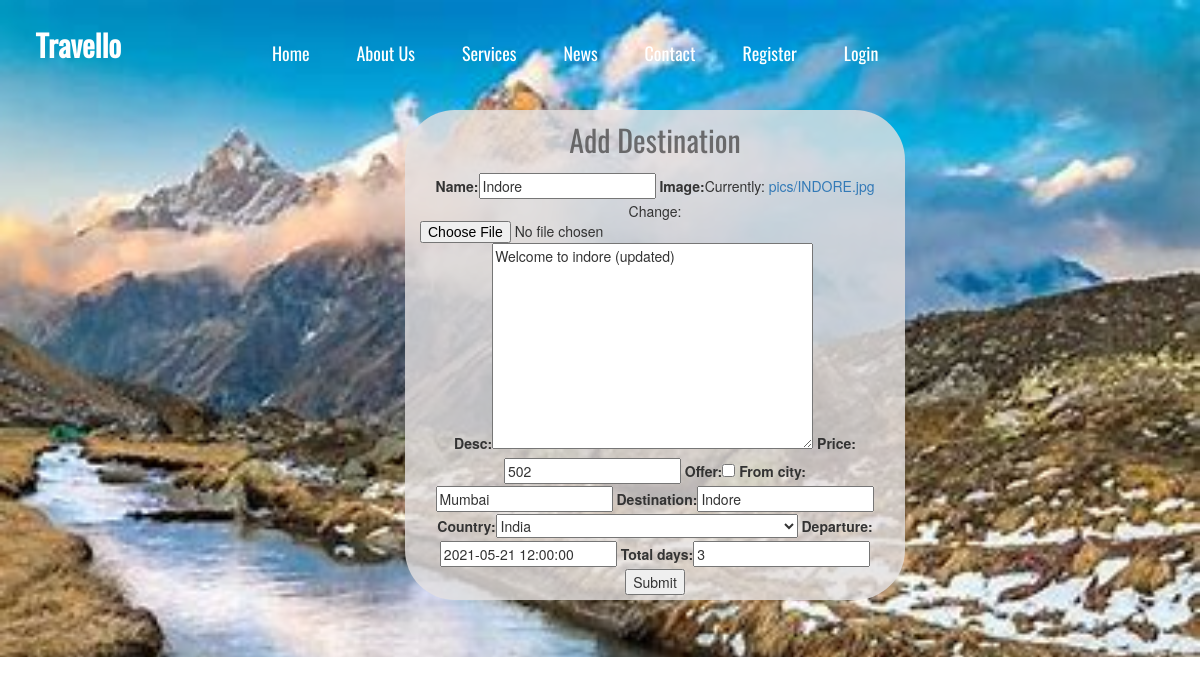
The app's page /update/1/ with its own data.
### travello/models.py (models this page shows)
class Destination(models.Model):
    name = models.CharField(max_length=200)
    image = models.ImageField(upload_to='pics')
    desc = models.TextField()
    price = models.IntegerField()
    offer = models.BooleanField(default=False)
    from_city = models.CharField(max_length=200, null=True, blank=True )
    destination = models.CharField(max_length=200, null=True, blank=True)
    country = CountryField(null=True, blank=True)
    departure = models.DateTimeField(null=True, blank=True)
    total_days = models.IntegerField( null=True, blank=True)

### travello/views.py (the view)
# urls.py: path('update/<str:pk>/',views.update_profile, name="update"),
def update_profile(request,pk):
    dests=Destination.objects.get(id=pk)
    form = operationsForm(instance=dests)
    if request.method == "POST":
        form = operationsForm(request.POST,instance=dests)
        if form.is_valid():
            form.save()
        return redirect('/')
    context={'form':form}
    return render(request, 'itravel/destination_form.html',context)

### travello/forms.py
class operationsForm(ModelForm):
    class Meta:
        model = Destination
        fields = '__all__'

### templates/itravel/destination_form.html (shortened to what this page needs)
<!DOCTYPE html>
<html lang="en">
{% load static %}
<head>
    <link rel="stylesheet" href={% static "bootstrap-3.3.7-dist/css/bootstrap.min.css" %}>
    <link href="https://lex.infosysapps.com/authoring/content-store/content-store/Infosys/Infosys_Ltd/Public/lex_auth_01288538709749760066/web-hosted/assets/https://maxcdn.bootstrapcdn.com/font-awesome/4.6.3/css/font-awesome.min.css" rel="stylesheet">
    <link rel="stylesheet" href={% static "css/register.css" %}>
</head>
<body>
    <div class="header">
        <div class="navbar" id="navb" align="center">
            <div class="container-fluid">
                <div class="navbar-header">
                    <div class="navbar-brand">
                        Travello
                    </div>
                </div>
                <div class="collapse navbar-collapse" id="myNav">
                    <ul class="nav navbar-nav myNav">
                        <a style="color:white;" href="{% url 'home' %}"><li class="underline">Home</li></a>
                        <a style="color:white;" href=""><li class="underline">About Us</li></a>
                        <a style="color:white;" href=""><li class="underline">Services</li></a>
                        <a style="color:white;" href=""><li class="underline">News</li></a>
                        <a style="color:white;" href=""><li class="underline">Contact</li></a>
                        {% if user.is_authenticated %}
                            <a style="color:white;"><li class="underline">{{user.first_name}}</li></a>
                            <a style="color:white;" href="{% url 'logout' %}"><li class="underline">Logout</li></a>
                        {% else %}
                            <a style="color:white;" href="{% url 'register' %}"><li class="underline">Register</li></a>
                            <a style="color:white;" href="{% url 'login_page' %}"><li class="underline">Login</li></a>
                        {% endif %}
                    </ul>
                </div>
            </div>
        </div>
        <div class="container">
            <div class="row myBox" >
                <div class="col-md-8 col-md-offset-2">
                    <div class="innerBox" >
                        <div class="row">
                            <div class="col-md-10 secondCol centre" style="opacity:100%;border-radius:50px;margin-left: 25%;width:500px;">
                                <div class="formHead">Add Destination</div>
                                <form method=POST action='' enctype="multipart/form-data">
                                {{form}}
                                <input type="submit" name="submit">
                                </form>
                            </div>
                        </div>
                    </div>
                </div>
            </div>
        </div>
    </div>
</body>
</html>

### static/css/register.css (style rules this page uses)
.header { width: 100%; height:657px; background-image: url(../images/home_page.jpg); background-size: cover; }
#navb { z-index:9999; }
.navbar { width:100%; padding: 20px; position: fixed; transition: 0.5s; border-radius: 0px; }
.navbar div { color: white; font-size:30px; font-weight: 700; font-family:'myFont', sans-serif; }
.underline { position:relative; text-decoration:none; display:inline-block; }
.underline:after { display:block; content: ''; border-bottom: solid 2px rgba(255,255,255,0.8); transform: scaleX(0); transition: transform 250ms ease-in-out; transform-origin:50% }
ul { width:80%; margin:0 auto; padding: 0px; }
ul li { list-style: none; display:inline-block; padding: 20px 20px; color: white; font-size: 18px; font-family:'myFont', sans-serif; cursor: pointer; font-weight: 400; }
.myBox { margin-top: 110px; }
.innerBox { text-align: center; }
.secondCol { background-color: rgba(229, 226, 226,0.8); height: 490px; }
.formHead { font-family: 'myFont',sans-serif; font-size:30px; padding: 10px; color: rgba(65, 64, 64, 0.726); }

### records on screen
Destination: name "Indore", desc "Welcome to indore (updated)", price "502", from_city "Mumbai", destination "Indore", country "India", departure "2021-05-21 12:00:00", total_days "3"
